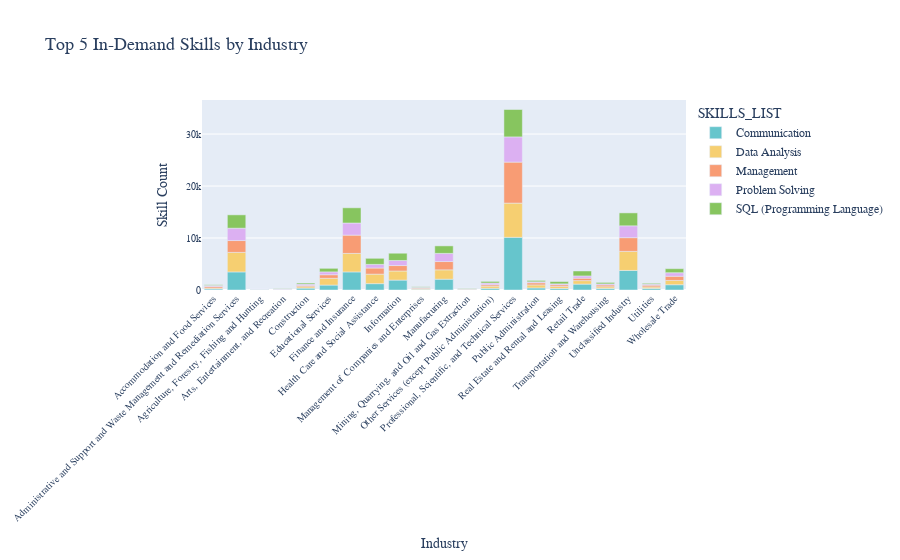

The notebook cell this image was saved under:
### Markdown cell above
# Skill Demand Analysis by Industry (Stacked Bar Chart)
- Identify which skills are most in demand in various industries.
- **Aggregate Data**
  - Extract **skills** from job postings.
  - Count occurrences of skills grouped by **NAICS industry codes**.
- **Visualize results**
  - Create a **stacked bar chart** where:
    - **X-axis** = `Industry`
    - **Y-axis** = `Skill Count`
    - **Color** = `Skill`
  - Apply custom colors and font styles.
- **Explanation:** Write two sentences about what the graph reveals.

### Code cell
pdf_skills = df.select("NAICS2_NAME", "SKILLS_NAME").toPandas()

# Step 2: Drop rows with missing values
pdf_skills = pdf_skills.dropna(subset=['NAICS2_NAME', 'SKILLS_NAME'])

# Step 3: Convert SKILLS_NAME string representation of list into actual Python lists
def parse_skills(x):
    try:
        return ast.literal_eval(x)
    except:
        return [x.strip()]

pdf_skills['SKILLS_LIST'] = pdf_skills['SKILLS_NAME'].apply(parse_skills)

# Step 4: Explode the list to create one row per skill
pdf_skills_exploded = pdf_skills.explode('SKILLS_LIST')
pdf_skills_exploded['SKILLS_LIST'] = pdf_skills_exploded['SKILLS_LIST'].str.strip()

# Step 5: Group and count skill occurrences per industry
skill_counts = pdf_skills_exploded.groupby(['NAICS2_NAME', 'SKILLS_LIST']).size().reset_index(name='Skill_Count')

# Step 6: Select top 5 most common skills overall
top_skills = skill_counts.groupby('SKILLS_LIST')['Skill_Count'].sum().nlargest(5).index.tolist()
skill_counts_top = skill_counts[skill_counts['SKILLS_LIST'].isin(top_skills)]

# Step 7: Plot stacked bar chart
fig_skills = px.bar(
    skill_counts_top,
    x='NAICS2_NAME',
    y='Skill_Count',
    color='SKILLS_LIST',
    title='Top 5 In-Demand Skills by Industry',
    color_discrete_sequence=px.colors.qualitative.Pastel
)

fig_skills.update_layout(
    font_family="Arial",
    title_font_size=18,
    xaxis_title='Industry',
    yaxis_title='Skill Count',
    xaxis=dict(tickfont=dict(size=10), tickangle=-45),
    yaxis=dict(tickfont=dict(size=10))
)

fig_skills.show()

### Figure 1 — Plotly figure (JSON) as saved in the notebook; plotly's stock layout.template omitted (floating-point values rounded to 4 significant figures)
{"data": [{"hovertemplate": "SKILLS_LIST=Communication<br>NAICS2_NAME=%{x}<br>Skill_Count=%{y}<extra></extra>", "legendgroup": "Communication", "marker": {"color": "rgb(102, 197, 204)", "pattern": {"shape": ""}}, "name": "Communication", "orientation": "v", "showlegend": true, "textposition": "auto", "type": "bar", "x": ["Accommodation and Food Services", "Administrative and Support and Waste Management and Remediation Services", "Agriculture, Forestry, Fishing and Hunting", "Arts, Entertainment, and Recreation", "Construction", "Educational Services", "Finance and Insurance", "Health Care and Social Assistance", "Information", "Management of Companies and Enterprises", "Manufacturing", "Mining, Quarrying, and Oil and Gas Extraction", "Other Services (except Public Administration)", "Professional, Scientific, and Technical Services", "Public Administration", "Real Estate and Rental and Leasing", "Retail Trade", "Transportation and Warehousing", "Unclassified Industry", "Utilities", "Wholesale Trade"], "xaxis": "x", "y": [216, 3477, 39, 70, 360, 948, 3477, 1222, 1909, 115, 2077, 89, 320, 10129, 398, 291, 1133, 301, 3764, 310, 1016], "yaxis": "y"}, {"hovertemplate": "SKILLS_LIST=Data Analysis<br>NAICS2_NAME=%{x}<br>Skill_Count=%{y}<extra></extra>", "legendgroup": "Data Analysis", "marker": {"color": "rgb(246, 207, 113)", "pattern": {"shape": ""}}, "name": "Data Analysis", "orientation": "v", "showlegend": true, "textposition": "auto", "type": "bar", "x": ["Accommodation and Food Services", "Administrative and Support and Waste Management and Remediation Services", "Agriculture, Forestry, Fishing and Hunting", "Arts, Entertainment, and Recreation", "Construction", "Educational Services", "Finance and Insurance", "Health Care and Social Assistance", "Information", "Management of Companies and Enterprises", "Manufacturing", "Mining, Quarrying, and Oil and Gas Extraction", "Other Services (except Public Administration)", "Professional, Scientific, and Technical Services", "Public Administration", "Real Estate and Rental and Leasing", "Retail Trade", "Transportation and Warehousing", "Unclassified Industry", "Utilities", "Wholesale Trade"], "xaxis": "x", "y": [174, 3758, 33, 63, 280, 1303, 3559, 1827, 1745, 140, 1802, 91, 424, 6589, 579, 379, 673, 327, 3666, 282, 821], "yaxis": "y"}, {"hovertemplate": "SKILLS_LIST=Management<br>NAICS2_NAME=%{x}<br>Skill_Count=%{y}<extra></extra>", "legendgroup": "Management", "marker": {"color": "rgb(248, 156, 116)", "pattern": {"shape": ""}}, "name": "Management", "orientation": "v", "showlegend": true, "textposition": "auto", "type": "bar", "x": ["Accommodation and Food Services", "Administrative and Support and Waste Management and Remediation Services", "Agriculture, Forestry, Fishing and Hunting", "Arts, Entertainment, and Recreation", "Construction", "Educational Services", "Finance and Insurance", "Health Care and Social Assistance", "Information", "Management of Companies and Enterprises", "Manufacturing", "Mining, Quarrying, and Oil and Gas Extraction", "Other Services (except Public Administration)", "Professional, Scientific, and Technical Services", "Public Administration", "Real Estate and Rental and Leasing", "Retail Trade", "Transportation and Warehousing", "Unclassified Industry", "Utilities", "Wholesale Trade"], "xaxis": "x", "y": [291, 2276, 28, 40, 240, 689, 3520, 1178, 1051, 144, 1595, 71, 274, 7887, 419, 328, 472, 343, 2638, 341, 806], "yaxis": "y"}, {"hovertemplate": "SKILLS_LIST=Problem Solving<br>NAICS2_NAME=%{x}<br>Skill_Count=%{y}<extra></extra>", "legendgroup": "Problem Solving", "marker": {"color": "rgb(220, 176, 242)", "pattern": {"shape": ""}}, "name": "Problem Solving", "orientation": "v", "showlegend": true, "textposition": "auto", "type": "bar", "x": ["Accommodation and Food Services", "Administrative and Support and Waste Management and Remediation Services", "Agriculture, Forestry, Fishing and Hunting", "Arts, Entertainment, and Recreation", "Construction", "Educational Services", "Finance and Insurance", "Health Care and Social Assistance", "Information", "Management of Companies and Enterprises", "Manufacturing", "Mining, Quarrying, and Oil and Gas Extraction", "Other Services (except Public Administration)", "Professional, Scientific, and Technical Services", "Public Administration", "Real Estate and Rental and Leasing", "Retail Trade", "Transportation and Warehousing", "Unclassified Industry", "Utilities", "Wholesale Trade"], "xaxis": "x", "y": [192, 2382, 22, 38, 253, 547, 2334, 703, 975, 120, 1570, 58, 325, 4850, 181, 184, 425, 202, 2281, 196, 684], "yaxis": "y"}, {"hovertemplate": "SKILLS_LIST=SQL (Programming Language)<br>NAICS2_NAME=%{x}<br>Skill_Count=%{y}<extra></extra>", "legendgroup": "SQL (Programming Language)", "marker": {"color": "rgb(135, 197, 95)", "pattern": {"shape": ""}}, "name": "SQL (Programming Language)", "orientation": "v", "showlegend": true, "textposition": "auto", "type": "bar", "x": ["Accommodation and Food Services", "Administrative and Support and Waste Management and Remediation Services", "Agriculture, Forestry, Fishing and Hunting", "Arts, Entertainment, and Recreation", "Construction", "Educational Services", "Finance and Insurance", "Health Care and Social Assistance", "Information", "Management of Companies and Enterprises", "Manufacturing", "Mining, Quarrying, and Oil and Gas Extraction", "Other Services (except Public Administration)", "Professional, Scientific, and Technical Services", "Public Administration", "Real Estate and Rental and Leasing", "Retail Trade", "Transportation and Warehousing", "Unclassified Industry", "Utilities", "Wholesale Trade"], "xaxis": "x", "y": [133, 2565, 16, 59, 219, 682, 2925, 1167, 1397, 101, 1442, 68, 311, 5272, 264, 444, 959, 284, 2487, 166, 772], "yaxis": "y"}], "layout": {"barmode": "relative", "font": {"family": "Arial"}, "legend": {"title": {"text": "SKILLS_LIST"}, "tracegroupgap": 0}, "title": {"font": {"size": 18}, "text": "Top 5 In-Demand Skills by Industry"}, "xaxis": {"anchor": "y", "domain": [0, 1], "tickangle": -45, "tickfont": {"size": 10}, "title": {"text": "Industry"}}, "yaxis": {"anchor": "x", "domain": [0, 1], "tickfont": {"size": 10}, "title": {"text": "Skill Count"}}}}
